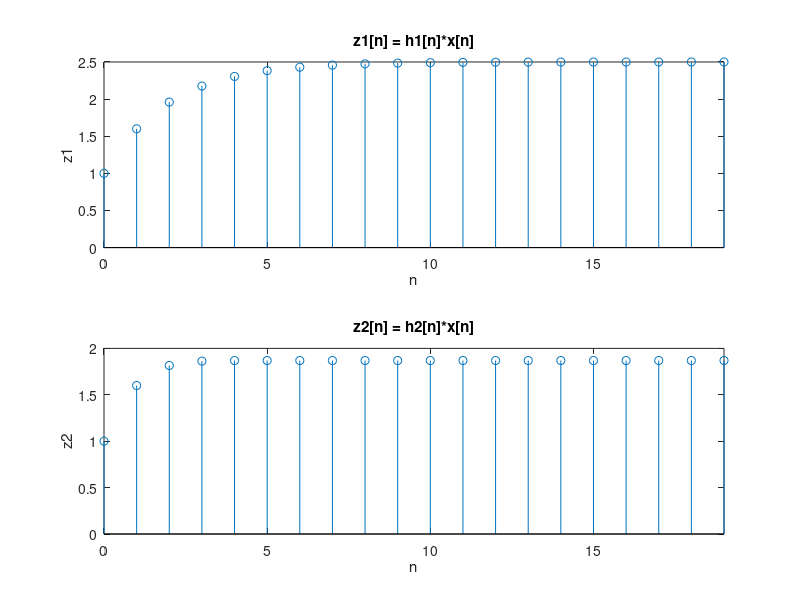

Reproduce this figure in MATLAB.
n = 0:19;
x = [1 zeros(1, 19)];
x1 = ones(1, 20);
%System1
a1 = [1 -0.6];
b1 = [1 0];
h1 = filter(b1, a1, x);
%System2
h2 = zeros(1, 20);
h2(1) = 1; %cuz h2(i) = 0 if i <1, h2[0] = x[0] = 1, h2[1] = h2[0] + 0;

for i = 1:19
    h2(i + 1) = 0.6^i * h2(i) +x(i + 1);
end

z1 = conv(h1, x1);
nz1 = 0:38;
z2 = conv(h2, x1);
nz2 = 0:38;

subplot(2, 1, 1)
stem(nz1, z1), axis([0, 19, ylim])
xlabel('n');
ylabel('z1');
title('z1[n] = h1[n]*x[n]');
subplot(2, 1, 2)
stem(nz2, z2), axis([0, 19, ylim])
xlabel('n');
ylabel('z2');
title('z2[n] = h2[n]*x[n]');
